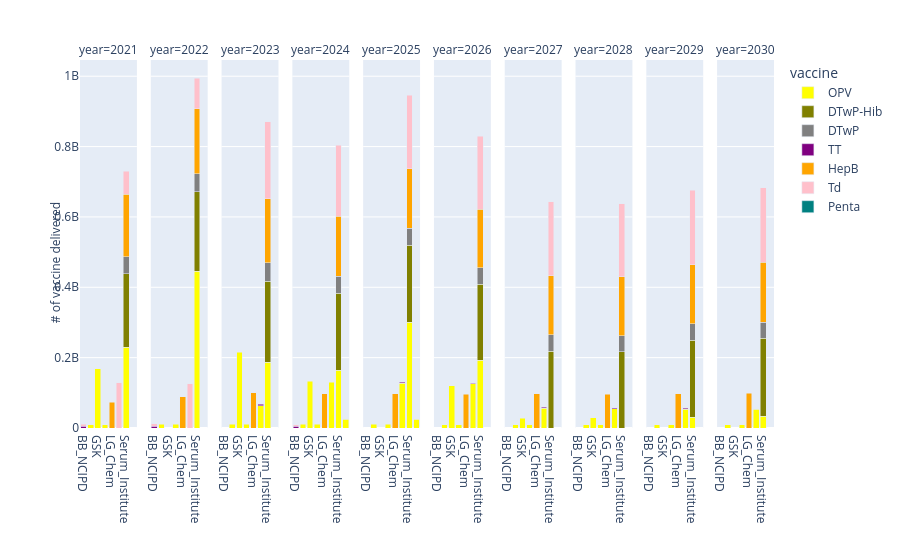

The notebook cell this image was saved under:
### Code cell
import plotly.express as px
import pandas as pd
import plotly.graph_objects as go

with open('C:/Users/fthcn/Desktop/Vaccine_Tender_Scheduling_Problem/Julia_Files/Github/Results/X_results_'+demand_status+'_'+supply_status+'_'+price_status+'.json') as json_file:
    X_results = json.load(json_file)

print(X_results)

group = ["TT", "HepB", "Hib", "IPV", "OPV", "DT", "Td", "DTwP", "DTwP-Hib", "Penta", "Hexa"]

output = pd.DataFrame()
for v in group:
    if v in X_results:
        #print(v)
        for p in P_v[v]:
            #print(p)
            for t in T:
                if str(t) in X_results[v][p]:
                    if X_results[v][p][str(t)] >= 1:
                        X_results[v][p][str(t)] = round(X_results[v][p][str(t)])
                        df_dictionary = pd.DataFrame([dict(year=str(2020+t), var=X_results[v][p][str(t)], vaccine=v, producer=p)])
                        output = pd.concat([output, df_dictionary], ignore_index=True)
output.sort_values(['year'],ascending=[True],inplace=True)
fig = px.bar(output, x="producer", y="var", facet_col="year", color="vaccine", color_discrete_map=vaccine_color_map)

fig.for_each_xaxis(lambda x: x.update(title = ''))
fig.for_each_yaxis(lambda y: y.update(title = ''))
# and:
fig.add_annotation(x=-0.05,y=0.45, showarrow=False,
                   text="# of vaccine delivered", textangle=-90,
                    xref="paper", yref="paper")
fig.add_annotation(x=0.5,y=-0.52, showarrow=False,
                   text="Producer", textangle=0,
                    xref="paper", yref="paper")
fig.update_layout(barmode='stack', xaxis={'categoryorder':'category ascending'})
fig.show()

### Figure 1 — Plotly figure (JSON) as saved in the notebook; plotly's stock layout.template omitted (floating-point values rounded to 4 significant figures)
{"data": [{"alignmentgroup": "True", "hovertemplate": "vaccine=OPV<br>year=2021<br>producer=%{x}<br>var=%{y}<extra></extra>", "legendgroup": "OPV", "marker": {"color": "yellow", "pattern": {"shape": ""}}, "name": "OPV", "offsetgroup": "OPV", "orientation": "v", "showlegend": true, "textposition": "auto", "type": "bar", "x": ["Serum_Institute", "GSK", "Beijing_Institute", "Haffkine_Bio"], "xaxis": "x", "y": [230258044, 168301956, 9600000, 9600000], "yaxis": "y"}, {"alignmentgroup": "True", "hovertemplate": "vaccine=OPV<br>year=2022<br>producer=%{x}<br>var=%{y}<extra></extra>", "legendgroup": "OPV", "marker": {"color": "yellow", "pattern": {"shape": ""}}, "name": "OPV", "offsetgroup": "OPV", "orientation": "v", "showlegend": false, "textposition": "auto", "type": "bar", "x": ["Haffkine_Bio", "Beijing_Institute", "Serum_Institute"], "xaxis": "x2", "y": [10320000, 10320000, 445120000], "yaxis": "y2"}, {"alignmentgroup": "True", "hovertemplate": "vaccine=OPV<br>year=2023<br>producer=%{x}<br>var=%{y}<extra></extra>", "legendgroup": "OPV", "marker": {"color": "yellow", "pattern": {"shape": ""}}, "name": "OPV", "offsetgroup": "OPV", "orientation": "v", "showlegend": false, "textposition": "auto", "type": "bar", "x": ["Haffkine_Bio", "Beijing_Institute", "GSK", "PT_Bio", "Serum_Institute"], "xaxis": "x3", "y": [10440000, 10440000, 215906574, 62585015, 187508411], "yaxis": "y3"}, {"alignmentgroup": "True", "hovertemplate": "vaccine=OPV<br>year=2024<br>producer=%{x}<br>var=%{y}<extra></extra>", "legendgroup": "OPV", "marker": {"color": "yellow", "pattern": {"shape": ""}}, "name": "OPV", "offsetgroup": "OPV", "orientation": "v", "showlegend": false, "textposition": "auto", "type": "bar", "x": ["Beijing_Institute", "GSK", "Haffkine_Bio", "PT_Bio", "Serum_Institute", "Panacea_Biotec"], "xaxis": "x4", "y": [10080000, 132686290, 10080000, 130560000, 164315747, 24837962], "yaxis": "y4"}, {"alignmentgroup": "True", "hovertemplate": "vaccine=OPV<br>year=2025<br>producer=%{x}<br>var=%{y}<extra></extra>", "legendgroup": "OPV", "marker": {"color": "yellow", "pattern": {"shape": ""}}, "name": "OPV", "offsetgroup": "OPV", "orientation": "v", "showlegend": false, "textposition": "auto", "type": "bar", "x": ["Haffkine_Bio", "Beijing_Institute", "Serum_Institute", "PT_Bio", "Panacea_Biotec"], "xaxis": "x5", "y": [10080000, 10080000, 300767047, 127480000, 24952953], "yaxis": "y5"}, {"alignmentgroup": "True", "hovertemplate": "vaccine=OPV<br>year=2026<br>producer=%{x}<br>var=%{y}<extra></extra>", "legendgroup": "OPV", "marker": {"color": "yellow", "pattern": {"shape": ""}}, "name": "OPV", "offsetgroup": "OPV", "orientation": "v", "showlegend": false, "textposition": "auto", "type": "bar", "x": ["Serum_Institute", "Haffkine_Bio", "PT_Bio", "GSK", "Beijing_Institute"], "xaxis": "x6", "y": [192720000, 9720000, 125360000, 120480000, 9720000], "yaxis": "y6"}, {"alignmentgroup": "True", "hovertemplate": "vaccine=OPV<br>year=2027<br>producer=%{x}<br>var=%{y}<extra></extra>", "legendgroup": "OPV", "marker": {"color": "yellow", "pattern": {"shape": ""}}, "name": "OPV", "offsetgroup": "OPV", "orientation": "v", "showlegend": false, "textposition": "auto", "type": "bar", "x": ["GSK", "Beijing_Institute", "Haffkine_Bio", "PT_Bio"], "xaxis": "x7", "y": [28013860, 9960000, 9960000, 56706140], "yaxis": "y7"}, {"alignmentgroup": "True", "hovertemplate": "vaccine=OPV<br>year=2028<br>producer=%{x}<br>var=%{y}<extra></extra>", "legendgroup": "OPV", "marker": {"color": "yellow", "pattern": {"shape": ""}}, "name": "OPV", "offsetgroup": "OPV", "orientation": "v", "showlegend": false, "textposition": "auto", "type": "bar", "x": ["Haffkine_Bio", "PT_Bio", "GSK", "Beijing_Institute"], "xaxis": "x8", "y": [9840000, 54610335, 28509665, 9840000], "yaxis": "y8"}, {"alignmentgroup": "True", "hovertemplate": "vaccine=OPV<br>year=2029<br>producer=%{x}<br>var=%{y}<extra></extra>", "legendgroup": "OPV", "marker": {"color": "yellow", "pattern": {"shape": ""}}, "name": "OPV", "offsetgroup": "OPV", "orientation": "v", "showlegend": false, "textposition": "auto", "type": "bar", "x": ["Serum_Institute", "PT_Bio", "Beijing_Institute", "Haffkine_Bio"], "xaxis": "x9", "y": [31172993, 53787007, 9840000, 9840000], "yaxis": "y9"}, {"alignmentgroup": "True", "hovertemplate": "vaccine=OPV<br>year=2030<br>producer=%{x}<br>var=%{y}<extra></extra>", "legendgroup": "OPV", "marker": {"color": "yellow", "pattern": {"shape": ""}}, "name": "OPV", "offsetgroup": "OPV", "orientation": "v", "showlegend": false, "textposition": "auto", "type": "bar", "x": ["PT_Bio", "Serum_Institute", "Haffkine_Bio", "Beijing_Institute"], "xaxis": "x10", "y": [52901645, 33818355, 9840000, 9840000], "yaxis": "y10"}, {"alignmentgroup": "True", "hovertemplate": "vaccine=DTwP-Hib<br>year=2021<br>producer=%{x}<br>var=%{y}<extra></extra>", "legendgroup": "DTwP-Hib", "marker": {"color": "olive", "pattern": {"shape": ""}}, "name": "DTwP-Hib", "offsetgroup": "DTwP-Hib", "orientation": "v", "showlegend": true, "textposition": "auto", "type": "bar", "x": ["Serum_Institute"], "xaxis": "x", "y": [207600000], "yaxis": "y"}, {"alignmentgroup": "True", "hovertemplate": "vaccine=DTwP-Hib<br>year=2022<br>producer=%{x}<br>var=%{y}<extra></extra>", "legendgroup": "DTwP-Hib", "marker": {"color": "olive", "pattern": {"shape": ""}}, "name": "DTwP-Hib", "offsetgroup": "DTwP-Hib", "orientation": "v", "showlegend": false, "textposition": "auto", "type": "bar", "x": ["Serum_Institute"], "xaxis": "x2", "y": [226240000], "yaxis": "y2"}, {"alignmentgroup": "True", "hovertemplate": "vaccine=DTwP-Hib<br>year=2023<br>producer=%{x}<br>var=%{y}<extra></extra>", "legendgroup": "DTwP-Hib", "marker": {"color": "olive", "pattern": {"shape": ""}}, "name": "DTwP-Hib", "offsetgroup": "DTwP-Hib", "orientation": "v", "showlegend": false, "textposition": "auto", "type": "bar", "x": ["Serum_Institute"], "xaxis": "x3", "y": [229840000], "yaxis": "y3"}, {"alignmentgroup": "True", "hovertemplate": "vaccine=DTwP-Hib<br>year=2024<br>producer=%{x}<br>var=%{y}<extra></extra>", "legendgroup": "DTwP-Hib", "marker": {"color": "olive", "pattern": {"shape": ""}}, "name": "DTwP-Hib", "offsetgroup": "DTwP-Hib", "orientation": "v", "showlegend": false, "textposition": "auto", "type": "bar", "x": ["Serum_Institute"], "xaxis": "x4", "y": [218117962], "yaxis": "y4"}, {"alignmentgroup": "True", "hovertemplate": "vaccine=DTwP-Hib<br>year=2025<br>producer=%{x}<br>var=%{y}<extra></extra>", "legendgroup": "DTwP-Hib", "marker": {"color": "olive", "pattern": {"shape": ""}}, "name": "DTwP-Hib", "offsetgroup": "DTwP-Hib", "orientation": "v", "showlegend": false, "textposition": "auto", "type": "bar", "x": ["Serum_Institute"], "xaxis": "x5", "y": [218352953], "yaxis": "y5"}, {"alignmentgroup": "True", "hovertemplate": "vaccine=DTwP-Hib<br>year=2026<br>producer=%{x}<br>var=%{y}<extra></extra>", "legendgroup": "DTwP-Hib", "marker": {"color": "olive", "pattern": {"shape": ""}}, "name": "DTwP-Hib", "offsetgroup": "DTwP-Hib", "orientation": "v", "showlegend": false, "textposition": "auto", "type": "bar", "x": ["Serum_Institute"], "xaxis": "x6", "y": [216000000], "yaxis": "y6"}, {"alignmentgroup": "True", "hovertemplate": "vaccine=DTwP-Hib<br>year=2027<br>producer=%{x}<br>var=%{y}<extra></extra>", "legendgroup": "DTwP-Hib", "marker": {"color": "olive", "pattern": {"shape": ""}}, "name": "DTwP-Hib", "offsetgroup": "DTwP-Hib", "orientation": "v", "showlegend": false, "textposition": "auto", "type": "bar", "x": ["Serum_Institute"], "xaxis": "x7", "y": [218480000], "yaxis": "y7"}, {"alignmentgroup": "True", "hovertemplate": "vaccine=DTwP-Hib<br>year=2028<br>producer=%{x}<br>var=%{y}<extra></extra>", "legendgroup": "DTwP-Hib", "marker": {"color": "olive", "pattern": {"shape": ""}}, "name": "DTwP-Hib", "offsetgroup": "DTwP-Hib", "orientation": "v", "showlegend": false, "textposition": "auto", "type": "bar", "x": ["Serum_Institute"], "xaxis": "x8", "y": [216320000], "yaxis": "y8"}, {"alignmentgroup": "True", "hovertemplate": "vaccine=DTwP-Hib<br>year=2029<br>producer=%{x}<br>var=%{y}<extra></extra>", "legendgroup": "DTwP-Hib", "marker": {"color": "olive", "pattern": {"shape": ""}}, "name": "DTwP-Hib", "offsetgroup": "DTwP-Hib", "orientation": "v", "showlegend": false, "textposition": "auto", "type": "bar", "x": ["Serum_Institute"], "xaxis": "x9", "y": [218960000], "yaxis": "y9"}, {"alignmentgroup": "True", "hovertemplate": "vaccine=DTwP-Hib<br>year=2030<br>producer=%{x}<br>var=%{y}<extra></extra>", "legendgroup": "DTwP-Hib", "marker": {"color": "olive", "pattern": {"shape": ""}}, "name": "DTwP-Hib", "offsetgroup": "DTwP-Hib", "orientation": "v", "showlegend": false, "textposition": "auto", "type": "bar", "x": ["Serum_Institute"], "xaxis": "x10", "y": [221360000], "yaxis": "y10"}, {"alignmentgroup": "True", "hovertemplate": "vaccine=DTwP<br>year=2021<br>producer=%{x}<br>var=%{y}<extra></extra>", "legendgroup": "DTwP", "marker": {"color": "gray", "pattern": {"shape": ""}}, "name": "DTwP", "offsetgroup": "DTwP", "orientation": "v", "showlegend": true, "textposition": "auto", "type": "bar", "x": ["Serum_Institute"], "xaxis": "x", "y": [48960000], "yaxis": "y"}, {"alignmentgroup": "True", "hovertemplate": "vaccine=DTwP<br>year=2022<br>producer=%{x}<br>var=%{y}<extra></extra>", "legendgroup": "DTwP", "marker": {"color": "gray", "pattern": {"shape": ""}}, "name": "DTwP", "offsetgroup": "DTwP", "orientation": "v", "showlegend": false, "textposition": "auto", "type": "bar", "x": ["Serum_Institute"], "xaxis": "x2", "y": [51680000], "yaxis": "y2"}, {"alignmentgroup": "True", "hovertemplate": "vaccine=DTwP<br>year=2023<br>producer=%{x}<br>var=%{y}<extra></extra>", "legendgroup": "DTwP", "marker": {"color": "gray", "pattern": {"shape": ""}}, "name": "DTwP", "offsetgroup": "DTwP", "orientation": "v", "showlegend": false, "textposition": "auto", "type": "bar", "x": ["Serum_Institute"], "xaxis": "x3", "y": [52160000], "yaxis": "y3"}, {"alignmentgroup": "True", "hovertemplate": "vaccine=DTwP<br>year=2024<br>producer=%{x}<br>var=%{y}<extra></extra>", "legendgroup": "DTwP", "marker": {"color": "gray", "pattern": {"shape": ""}}, "name": "DTwP", "offsetgroup": "DTwP", "orientation": "v", "showlegend": false, "textposition": "auto", "type": "bar", "x": ["Serum_Institute"], "xaxis": "x4", "y": [49600000], "yaxis": "y4"}, {"alignmentgroup": "True", "hovertemplate": "vaccine=DTwP<br>year=2025<br>producer=%{x}<br>var=%{y}<extra></extra>", "legendgroup": "DTwP", "marker": {"color": "gray", "pattern": {"shape": ""}}, "name": "DTwP", "offsetgroup": "DTwP", "orientation": "v", "showlegend": false, "textposition": "auto", "type": "bar", "x": ["Serum_Institute"], "xaxis": "x5", "y": [48480000], "yaxis": "y5"}, {"alignmentgroup": "True", "hovertemplate": "vaccine=DTwP<br>year=2026<br>producer=%{x}<br>var=%{y}<extra></extra>", "legendgroup": "DTwP", "marker": {"color": "gray", "pattern": {"shape": ""}}, "name": "DTwP", "offsetgroup": "DTwP", "orientation": "v", "showlegend": false, "textposition": "auto", "type": "bar", "x": ["Serum_Institute"], "xaxis": "x6", "y": [46400000], "yaxis": "y6"}, {"alignmentgroup": "True", "hovertemplate": "vaccine=DTwP<br>year=2027<br>producer=%{x}<br>var=%{y}<extra></extra>", "legendgroup": "DTwP", "marker": {"color": "gray", "pattern": {"shape": ""}}, "name": "DTwP", "offsetgroup": "DTwP", "orientation": "v", "showlegend": false, "textposition": "auto", "type": "bar", "x": ["Serum_Institute"], "xaxis": "x7", "y": [46480000], "yaxis": "y7"}, {"alignmentgroup": "True", "hovertemplate": "vaccine=DTwP<br>year=2028<br>producer=%{x}<br>var=%{y}<extra></extra>", "legendgroup": "DTwP", "marker": {"color": "gray", "pattern": {"shape": ""}}, "name": "DTwP", "offsetgroup": "DTwP", "orientation": "v", "showlegend": false, "textposition": "auto", "type": "bar", "x": ["Serum_Institute"], "xaxis": "x8", "y": [46320000], "yaxis": "y8"}, {"alignmentgroup": "True", "hovertemplate": "vaccine=DTwP<br>year=2029<br>producer=%{x}<br>var=%{y}<extra></extra>", "legendgroup": "DTwP", "marker": {"color": "gray", "pattern": {"shape": ""}}, "name": "DTwP", "offsetgroup": "DTwP", "orientation": "v", "showlegend": false, "textposition": "auto", "type": "bar", "x": ["Serum_Institute"], "xaxis": "x9", "y": [46240000], "yaxis": "y9"}, {"alignmentgroup": "True", "hovertemplate": "vaccine=DTwP<br>year=2030<br>producer=%{x}<br>var=%{y}<extra></extra>", "legendgroup": "DTwP", "marker": {"color": "gray", "pattern": {"shape": ""}}, "name": "DTwP", "offsetgroup": "DTwP", "orientation": "v", "showlegend": false, "textposition": "auto", "type": "bar", "x": ["Serum_Institute"], "xaxis": "x10", "y": [46080000], "yaxis": "y10"}, {"alignmentgroup": "True", "hovertemplate": "vaccine=TT<br>year=2021<br>producer=%{x}<br>var=%{y}<extra></extra>", "legendgroup": "TT", "marker": {"color": "purple", "pattern": {"shape": ""}}, "name": "TT", "offsetgroup": "TT", "orientation": "v", "showlegend": true, "textposition": "auto", "type": "bar", "x": ["BB_NCIPD"], "xaxis": "x", "y": [5680000], "yaxis": "y"}, {"alignmentgroup": "True", "hovertemplate": "vaccine=TT<br>year=2022<br>producer=%{x}<br>var=%{y}<extra></extra>", "legendgroup": "TT", "marker": {"color": "purple", "pattern": {"shape": ""}}, "name": "TT", "offsetgroup": "TT", "orientation": "v", "showlegend": false, "textposition": "auto", "type": "bar", "x": ["BB_NCIPD"], "xaxis": "x2", "y": [5520000], "yaxis": "y2"}, {"alignmentgroup": "True", "hovertemplate": "vaccine=TT<br>year=2023<br>producer=%{x}<br>var=%{y}<extra></extra>", "legendgroup": "TT", "marker": {"color": "purple", "pattern": {"shape": ""}}, "name": "TT", "offsetgroup": "TT", "orientation": "v", "showlegend": false, "textposition": "auto", "type": "bar", "x": ["PT_Bio"], "xaxis": "x3", "y": [5440000], "yaxis": "y3"}, {"alignmentgroup": "True", "hovertemplate": "vaccine=TT<br>year=2024<br>producer=%{x}<br>var=%{y}<extra></extra>", "legendgroup": "TT", "marker": {"color": "purple", "pattern": {"shape": ""}}, "name": "TT", "offsetgroup": "TT", "orientation": "v", "showlegend": false, "textposition": "auto", "type": "bar", "x": ["BB_NCIPD"], "xaxis": "x4", "y": [5440000], "yaxis": "y4"}, {"alignmentgroup": "True", "hovertemplate": "vaccine=TT<br>year=2025<br>producer=%{x}<br>var=%{y}<extra></extra>", "legendgroup": "TT", "marker": {"color": "purple", "pattern": {"shape": ""}}, "name": "TT", "offsetgroup": "TT", "orientation": "v", "showlegend": false, "textposition": "auto", "type": "bar", "x": ["PT_Bio"], "xaxis": "x5", "y": [2320000], "yaxis": "y5"}, {"alignmentgroup": "True", "hovertemplate": "vaccine=TT<br>year=2026<br>producer=%{x}<br>var=%{y}<extra></extra>", "legendgroup": "TT", "marker": {"color": "purple", "pattern": {"shape": ""}}, "name": "TT", "offsetgroup": "TT", "orientation": "v", "showlegend": false, "textposition": "auto", "type": "bar", "x": ["PT_Bio"], "xaxis": "x6", "y": [2320000], "yaxis": "y6"}, {"alignmentgroup": "True", "hovertemplate": "vaccine=TT<br>year=2027<br>producer=%{x}<br>var=%{y}<extra></extra>", "legendgroup": "TT", "marker": {"color": "purple", "pattern": {"shape": ""}}, "name": "TT", "offsetgroup": "TT", "orientation": "v", "showlegend": false, "textposition": "auto", "type": "bar", "x": ["PT_Bio"], "xaxis": "x7", "y": [2400000], "yaxis": "y7"}, {"alignmentgroup": "True", "hovertemplate": "vaccine=TT<br>year=2028<br>producer=%{x}<br>var=%{y}<extra></extra>", "legendgroup": "TT", "marker": {"color": "purple", "pattern": {"shape": ""}}, "name": "TT", "offsetgroup": "TT", "orientation": "v", "showlegend": false, "textposition": "auto", "type": "bar", "x": ["PT_Bio"], "xaxis": "x8", "y": [2400000], "yaxis": "y8"}, {"alignmentgroup": "True", "hovertemplate": "vaccine=TT<br>year=2029<br>producer=%{x}<br>var=%{y}<extra></extra>", "legendgroup": "TT", "marker": {"color": "purple", "pattern": {"shape": ""}}, "name": "TT", "offsetgroup": "TT", "orientation": "v", "showlegend": false, "textposition": "auto", "type": "bar", "x": ["PT_Bio"], "xaxis": "x9", "y": [2480000], "yaxis": "y9"}, {"alignmentgroup": "True", "hovertemplate": "vaccine=TT<br>year=2030<br>producer=%{x}<br>var=%{y}<extra></extra>", "legendgroup": "TT", "marker": {"color": "purple", "pattern": {"shape": ""}}, "name": "TT", "offsetgroup": "TT", "orientation": "v", "showlegend": false, "textposition": "auto", "type": "bar", "x": ["PT_Bio"], "xaxis": "x10", "y": [2400000], "yaxis": "y10"}, {"alignmentgroup": "True", "hovertemplate": "vaccine=HepB<br>year=2021<br>producer=%{x}<br>var=%{y}<extra></extra>", "legendgroup": "HepB", "marker": {"color": "orange", "pattern": {"shape": ""}}, "name": "HepB", "offsetgroup": "HepB", "orientation": "v", "showlegend": true, "textposition": "auto", "type": "bar", "x": ["LG_Chem", "Serum_Institute"], "xaxis": "x", "y": [72720000, 177120000], "yaxis": "y"}, {"alignmentgroup": "True", "hovertemplate": "vaccine=HepB<br>year=2022<br>producer=%{x}<br>var=%{y}<extra></extra>", "legendgroup": "HepB", "marker": {"color": "orange", "pattern": {"shape": ""}}, "name": "HepB", "offsetgroup": "HepB", "orientation": "v", "showlegend": false, "textposition": "auto", "type": "bar", "x": ["LG_Chem", "Serum_Institute"], "xaxis": "x2", "y": [89520000, 184880000], "yaxis": "y2"}, {"alignmentgroup": "True", "hovertemplate": "vaccine=HepB<br>year=2023<br>producer=%{x}<br>var=%{y}<extra></extra>", "legendgroup": "HepB", "marker": {"color": "orange", "pattern": {"shape": ""}}, "name": "HepB", "offsetgroup": "HepB", "orientation": "v", "showlegend": false, "textposition": "auto", "type": "bar", "x": ["Serum_Institute", "LG_Chem"], "xaxis": "x3", "y": [181760000, 99600000], "yaxis": "y3"}, {"alignmentgroup": "True", "hovertemplate": "vaccine=HepB<br>year=2024<br>producer=%{x}<br>var=%{y}<extra></extra>", "legendgroup": "HepB", "marker": {"color": "orange", "pattern": {"shape": ""}}, "name": "HepB", "offsetgroup": "HepB", "orientation": "v", "showlegend": false, "textposition": "auto", "type": "bar", "x": ["LG_Chem", "Serum_Institute"], "xaxis": "x4", "y": [97560000, 169357962], "yaxis": "y4"}, {"alignmentgroup": "True", "hovertemplate": "vaccine=HepB<br>year=2025<br>producer=%{x}<br>var=%{y}<extra></extra>", "legendgroup": "HepB", "marker": {"color": "orange", "pattern": {"shape": ""}}, "name": "HepB", "offsetgroup": "HepB", "orientation": "v", "showlegend": false, "textposition": "auto", "type": "bar", "x": ["LG_Chem", "Serum_Institute"], "xaxis": "x5", "y": [97320000, 169192953], "yaxis": "y5"}, {"alignmentgroup": "True", "hovertemplate": "vaccine=HepB<br>year=2026<br>producer=%{x}<br>var=%{y}<extra></extra>", "legendgroup": "HepB", "marker": {"color": "orange", "pattern": {"shape": ""}}, "name": "HepB", "offsetgroup": "HepB", "orientation": "v", "showlegend": false, "textposition": "auto", "type": "bar", "x": ["Serum_Institute", "LG_Chem"], "xaxis": "x6", "y": [166960000, 95760000], "yaxis": "y6"}, {"alignmentgroup": "True", "hovertemplate": "vaccine=HepB<br>year=2027<br>producer=%{x}<br>var=%{y}<extra></extra>", "legendgroup": "HepB", "marker": {"color": "orange", "pattern": {"shape": ""}}, "name": "HepB", "offsetgroup": "HepB", "orientation": "v", "showlegend": false, "textposition": "auto", "type": "bar", "x": ["LG_Chem", "Serum_Institute"], "xaxis": "x7", "y": [97320000, 168520000], "yaxis": "y7"}, {"alignmentgroup": "True", "hovertemplate": "vaccine=HepB<br>year=2028<br>producer=%{x}<br>var=%{y}<extra></extra>", "legendgroup": "HepB", "marker": {"color": "orange", "pattern": {"shape": ""}}, "name": "HepB", "offsetgroup": "HepB", "orientation": "v", "showlegend": false, "textposition": "auto", "type": "bar", "x": ["Serum_Institute", "LG_Chem"], "xaxis": "x8", "y": [166680000, 95880000], "yaxis": "y8"}, {"alignmentgroup": "True", "hovertemplate": "vaccine=HepB<br>year=2029<br>producer=%{x}<br>var=%{y}<extra></extra>", "legendgroup": "HepB", "marker": {"color": "orange", "pattern": {"shape": ""}}, "name": "HepB", "offsetgroup": "HepB", "orientation": "v", "showlegend": false, "textposition": "auto", "type": "bar", "x": ["Serum_Institute", "LG_Chem"], "xaxis": "x9", "y": [168320000, 97440000], "yaxis": "y9"}, {"alignmentgroup": "True", "hovertemplate": "vaccine=HepB<br>year=2030<br>producer=%{x}<br>var=%{y}<extra></extra>", "legendgroup": "HepB", "marker": {"color": "orange", "pattern": {"shape": ""}}, "name": "HepB", "offsetgroup": "HepB", "orientation": "v", "showlegend": false, "textposition": "auto", "type": "bar", "x": ["Serum_Institute", "LG_Chem"], "xaxis": "x10", "y": [169640000, 98760000], "yaxis": "y10"}, {"alignmentgroup": "True", "hovertemplate": "vaccine=Td<br>year=2021<br>producer=%{x}<br>var=%{y}<extra></extra>", "legendgroup": "Td", "marker": {"color": "pink", "pattern": {"shape": ""}}, "name": "Td", "offsetgroup": "Td", "orientation": "v", "showlegend": true, "textposition": "auto", "type": "bar", "x": ["Serum_Institute", "BB_NCIPD", "PT_Bio"], "xaxis": "x", "y": [66333088, 5506912, 128080000], "yaxis": "y"}, {"alignmentgroup": "True", "hovertemplate": "vaccine=Td<br>year=2022<br>producer=%{x}<br>var=%{y}<extra></extra>", "legendgroup": "Td", "marker": {"color": "pink", "pattern": {"shape": ""}}, "name": "Td", "offsetgroup": "Td", "orientation": "v", "showlegend": false, "textposition": "auto", "type": "bar", "x": ["Serum_Institute", "PT_Bio", "BB_NCIPD"], "xaxis": "x2", "y": [85870732, 125480000, 6329268], "yaxis": "y2"}, {"alignmentgroup": "True", "hovertemplate": "vaccine=Td<br>year=2023<br>producer=%{x}<br>var=%{y}<extra></extra>", "legendgroup": "Td", "marker": {"color": "pink", "pattern": {"shape": ""}}, "name": "Td", "offsetgroup": "Td", "orientation": "v", "showlegend": false, "textposition": "auto", "type": "bar", "x": ["Serum_Institute"], "xaxis": "x3", "y": [219200000], "yaxis": "y3"}, {"alignmentgroup": "True", "hovertemplate": "vaccine=Td<br>year=2024<br>producer=%{x}<br>var=%{y}<extra></extra>", "legendgroup": "Td", "marker": {"color": "pink", "pattern": {"shape": ""}}, "name": "Td", "offsetgroup": "Td", "orientation": "v", "showlegend": false, "textposition": "auto", "type": "bar", "x": ["BB_NCIPD", "Serum_Institute"], "xaxis": "x4", "y": [4511672, 202288328], "yaxis": "y4"}, {"alignmentgroup": "True", "hovertemplate": "vaccine=Td<br>year=2025<br>producer=%{x}<br>var=%{y}<extra></extra>", "legendgroup": "Td", "marker": {"color": "pink", "pattern": {"shape": ""}}, "name": "Td", "offsetgroup": "Td", "orientation": "v", "showlegend": false, "textposition": "auto", "type": "bar", "x": ["Serum_Institute"], "xaxis": "x5", "y": [208880000], "yaxis": "y5"}, {"alignmentgroup": "True", "hovertemplate": "vaccine=Td<br>year=2026<br>producer=%{x}<br>var=%{y}<extra></extra>", "legendgroup": "Td", "marker": {"color": "pink", "pattern": {"shape": ""}}, "name": "Td", "offsetgroup": "Td", "orientation": "v", "showlegend": false, "textposition": "auto", "type": "bar", "x": ["Serum_Institute"], "xaxis": "x6", "y": [207280000], "yaxis": "y6"}, {"alignmentgroup": "True", "hovertemplate": "vaccine=Td<br>year=2027<br>producer=%{x}<br>var=%{y}<extra></extra>", "legendgroup": "Td", "marker": {"color": "pink", "pattern": {"shape": ""}}, "name": "Td", "offsetgroup": "Td", "orientation": "v", "showlegend": false, "textposition": "auto", "type": "bar", "x": ["Serum_Institute"], "xaxis": "x7", "y": [209520000], "yaxis": "y7"}, {"alignmentgroup": "True", "hovertemplate": "vaccine=Td<br>year=2028<br>producer=%{x}<br>var=%{y}<extra></extra>", "legendgroup": "Td", "marker": {"color": "pink", "pattern": {"shape": ""}}, "name": "Td", "offsetgroup": "Td", "orientation": "v", "showlegend": false, "textposition": "auto", "type": "bar", "x": ["Serum_Institute"], "xaxis": "x8", "y": [207760000], "yaxis": "y8"}, {"alignmentgroup": "True", "hovertemplate": "vaccine=Td<br>year=2029<br>producer=%{x}<br>var=%{y}<extra></extra>", "legendgroup": "Td", "marker": {"color": "pink", "pattern": {"shape": ""}}, "name": "Td", "offsetgroup": "Td", "orientation": "v", "showlegend": false, "textposition": "auto", "type": "bar", "x": ["Serum_Institute"], "xaxis": "x9", "y": [210560000], "yaxis": "y9"}, {"alignmentgroup": "True", "hovertemplate": "vaccine=Td<br>year=2030<br>producer=%{x}<br>var=%{y}<extra></extra>", "legendgroup": "Td", "marker": {"color": "pink", "pattern": {"shape": ""}}, "name": "Td", "offsetgroup": "Td", "orientation": "v", "showlegend": false, "textposition": "auto", "type": "bar", "x": ["Serum_Institute"], "xaxis": "x10", "y": [212720000], "yaxis": "y10"}, {"alignmentgroup": "True", "hovertemplate": "vaccine=Penta<br>year=2024<br>producer=%{x}<br>var=%{y}<extra></extra>", "legendgroup": "Penta", "marker": {"color": "teal", "pattern": {"shape": ""}}, "name": "Penta", "offsetgroup": "Penta", "orientation": "v", "showlegend": true, "textposition": "auto", "type": "bar", "x": ["Panacea_Biotec"], "xaxis": "x4", "y": [1082038], "yaxis": "y4"}, {"alignmentgroup": "True", "hovertemplate": "vaccine=Penta<br>year=2025<br>producer=%{x}<br>var=%{y}<extra></extra>", "legendgroup": "Penta", "marker": {"color": "teal", "pattern": {"shape": ""}}, "name": "Penta", "offsetgroup": "Penta", "orientation": "v", "showlegend": false, "textposition": "auto", "type": "bar", "x": ["Panacea_Biotec"], "xaxis": "x5", "y": [1087047], "yaxis": "y5"}], "layout": {"annotations": [{"showarrow": false, "text": "year=2021", "x": 0.041, "xanchor": "center", "xref": "paper", "y": 1, "yanchor": "bottom", "yref": "paper"}, {"showarrow": false, "text": "year=2022", "x": 0.143, "xanchor": "center", "xref": "paper", "y": 1, "yanchor": "bottom", "yref": "paper"}, {"showarrow": false, "text": "year=2023", "x": 0.245, "xanchor": "center", "xref": "paper", "y": 1, "yanchor": "bottom", "yref": "paper"}, {"showarrow": false, "text": "year=2024", "x": 0.347, "xanchor": "center", "xref": "paper", "y": 1, "yanchor": "bottom", "yref": "paper"}, {"showarrow": false, "text": "year=2025", "x": 0.449, "xanchor": "center", "xref": "paper", "y": 1, "yanchor": "bottom", "yref": "paper"}, {"showarrow": false, "text": "year=2026", "x": 0.551, "xanchor": "center", "xref": "paper", "y": 1, "yanchor": "bottom", "yref": "paper"}, {"showarrow": false, "text": "year=2027", "x": 0.653, "xanchor": "center", "xref": "paper", "y": 1, "yanchor": "bottom", "yref": "paper"}, {"showarrow": false, "text": "year=2028", "x": 0.755, "xanchor": "center", "xref": "paper", "y": 1, "yanchor": "bottom", "yref": "paper"}, {"showarrow": false, "text": "year=2029", "x": 0.857, "xanchor": "center", "xref": "paper", "y": 1, "yanchor": "bottom", "yref": "paper"}, {"showarrow": false, "text": "year=2030", "x": 0.959, "xanchor": "center", "xref": "paper", "y": 1, "yanchor": "bottom", "yref": "paper"}, {"showarrow": false, "text": "# of vaccine delivered", "textangle": -90, "x": -0.05, "xref": "paper", "y": 0.45, "yref": "paper"}, {"showarrow": false, "text": "Producer", "textangle": 0, "x": 0.5, "xref": "paper", "y": -0.52, "yref": "paper"}], "autosize": true, "barmode": "stack", "legend": {"title": {"text": "vaccine"}, "tracegroupgap": 0}, "margin": {"t": 60}, "xaxis": {"anchor": "y", "autorange": true, "categoryorder": "category ascending", "domain": [0, 0.082], "range": [-0.5, 7.5], "title": {"text": ""}, "type": "category"}, "xaxis10": {"anchor": "y10", "autorange": true, "domain": [0.918, 1], "matches": "x", "range": [-0.5, 7.5], "title": {"text": ""}, "type": "category"}, "xaxis2": {"anchor": "y2", "autorange": true, "domain": [0.102, 0.184], "matches": "x", "range": [-0.5, 7.5], "title": {"text": ""}, "type": "category"}, "xaxis3": {"anchor": "y3", "autorange": true, "domain": [0.204, 0.286], "matches": "x", "range": [-0.5, 7.5], "title": {"text": ""}, "type": "category"}, "xaxis4": {"anchor": "y4", "autorange": true, "domain": [0.306, 0.388], "matches": "x", "range": [-0.5, 7.5], "title": {"text": ""}, "type": "category"}, "xaxis5": {"anchor": "y5", "autorange": true, "domain": [0.408, 0.49], "matches": "x", "range": [-0.5, 7.5], "title": {"text": ""}, "type": "category"}, "xaxis6": {"anchor": "y6", "autorange": true, "domain": [0.51, 0.592], "matches": "x", "range": [-0.5, 7.5], "title": {"text": ""}, "type": "category"}, "xaxis7": {"anchor": "y7", "autorange": true, "domain": [0.612, 0.694], "matches": "x", "range": [-0.5, 7.5], "title": {"text": ""}, "type": "category"}, "xaxis8": {"anchor": "y8", "autorange": true, "domain": [0.714, 0.796], "matches": "x", "range": [-0.5, 7.5], "title": {"text": ""}, "type": "category"}, "xaxis9": {"anchor": "y9", "autorange": true, "domain": [0.816, 0.898], "matches": "x", "range": [-0.5, 7.5], "title": {"text": ""}, "type": "category"}, "yaxis": {"anchor": "x", "autorange": true, "domain": [0, 1], "range": [0, 1046000000.0], "title": {"text": ""}, "type": "linear"}, "yaxis10": {"anchor": "x10", "autorange": true, "domain": [0, 1], "matches": "y", "range": [0, 1046000000.0], "showticklabels": false, "title": {"text": ""}, "type": "linear"}, "yaxis2": {"anchor": "x2", "autorange": true, "domain": [0, 1], "matches": "y", "range": [0, 1046000000.0], "showticklabels": false, "title": {"text": ""}, "type": "linear"}, "yaxis3": {"anchor": "x3", "autorange": true, "domain": [0, 1], "matches": "y", "range": [0, 1046000000.0], "showticklabels": false, "title": {"text": ""}, "type": "linear"}, "yaxis4": {"anchor": "x4", "autorange": true, "domain": [0, 1], "matches": "y", "range": [0, 1046000000.0], "showticklabels": false, "title": {"text": ""}, "type": "linear"}, "yaxis5": {"anchor": "x5", "autorange": true, "domain": [0, 1], "matches": "y", "range": [0, 1046000000.0], "showticklabels": false, "title": {"text": ""}, "type": "linear"}, "yaxis6": {"anchor": "x6", "autorange": true, "domain": [0, 1], "matches": "y", "range": [0, 1046000000.0], "showticklabels": false, "title": {"text": ""}, "type": "linear"}, "yaxis7": {"anchor": "x7", "autorange": true, "domain": [0, 1], "matches": "y", "range": [0, 1046000000.0], "showticklabels": false, "title": {"text": ""}, "type": "linear"}, "yaxis8": {"anchor": "x8", "autorange": true, "domain": [0, 1], "matches": "y", "range": [0, 1046000000.0], "showticklabels": false, "title": {"text": ""}, "type": "linear"}, "yaxis9": {"anchor": "x9", "autorange": true, "domain": [0, 1], "matches": "y", "range": [0, 1046000000.0], "showticklabels": false, "title": {"text": ""}, "type": "linear"}}}
